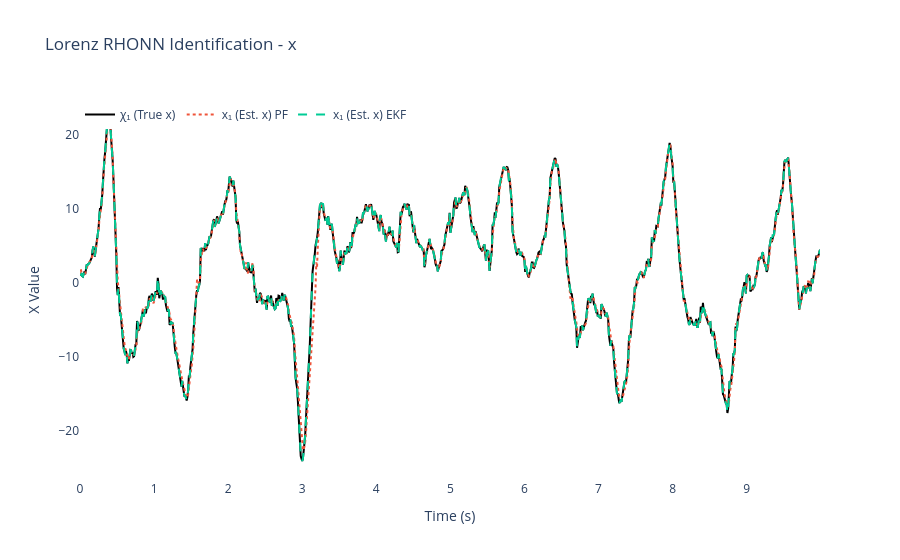
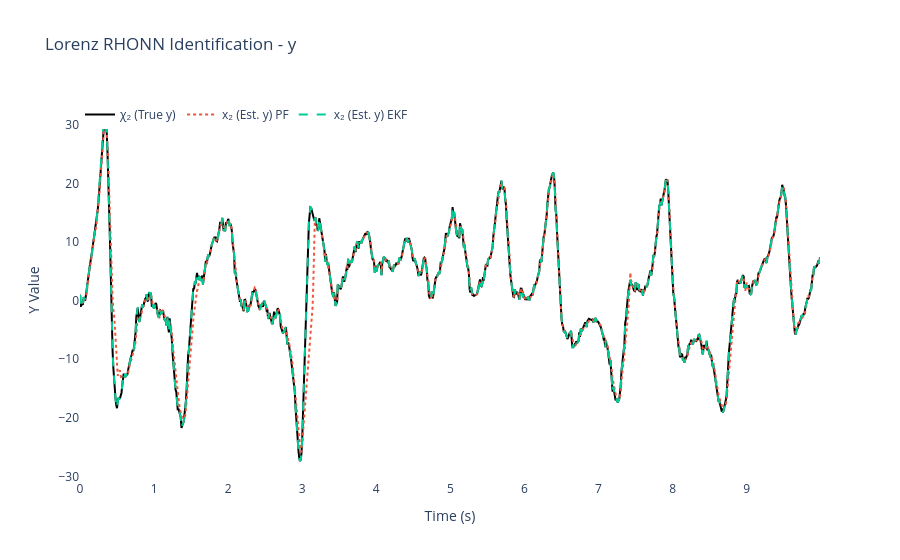
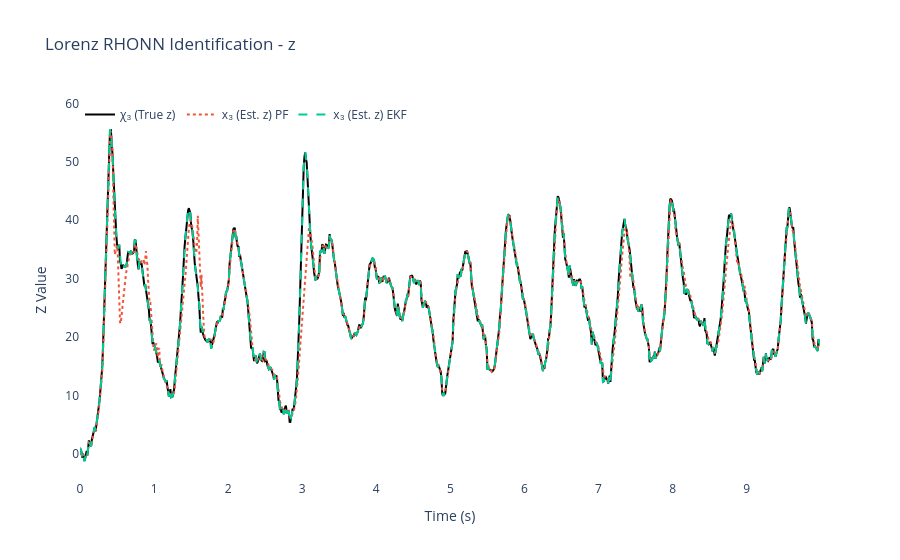
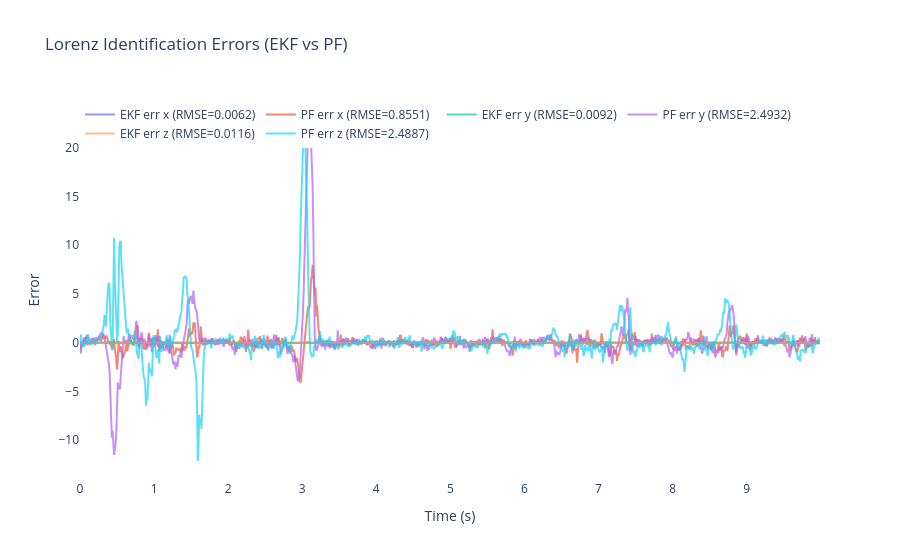

The notebook cell saved with these charts, in order:
### Markdown cell above
## 📈 Results Analysis and Performance Visualization (MSE + RMSE)

This section analyzes the simulation results and creates visualizations comparing EKF vs PF under the simplified 7-feature RHONN.

### **Performance Metrics Reported:**
- **Per-State MSE & RMSE**: x, y, z tracking quality
- **RMSE Emphasis**: Easier physical interpretability (same units as states)
- **Relative Gain**: PF typically improves both MSE and RMSE vs EKF

### **Metric Definitions:**
```
MSE  = (1/N) * Σ (x_true - x_est)^2
RMSE = sqrt(MSE)
```

### **Why Keep Both?**
- **MSE**: Highlights large deviations (quadratic penalty)
- **RMSE**: Direct scale of residual error (intuitive magnitude)

### **Visualization Set:**
1. **State Trajectories** (True vs EKF vs PF)
2. **Error Time Series** (labelled with RMSE)
3. **3D Phase Space Overlay** (attractor reconstruction quality)

### **Success Criteria:**
- PF RMSE < EKF RMSE in all states
- Smooth PF error evolution (less oscillatory)
- Closer 3D attractor overlap for PF

The following code cell computes and prints both metrics and renders the comparison figures.

### Code cell
# ============================================================
# 6) Results & plots for Lorenz System (MSE + RMSE)
# ============================================================
import numpy as np
import plotly.graph_objects as go

# MSE
mse_x1_ekf = np.mean((x_true[:, 0] - x_hat_ekf[:, 0])**2)  # x
mse_x2_ekf = np.mean((x_true[:, 1] - x_hat_ekf[:, 1])**2)  # y
mse_x3_ekf = np.mean((x_true[:, 2] - x_hat_ekf[:, 2])**2)  # z

mse_x1_pf = np.mean((x_true[:, 0] - x_hat_pf[:, 0])**2)   # x
mse_x2_pf = np.mean((x_true[:, 1] - x_hat_pf[:, 1])**2)   # y
mse_x3_pf = np.mean((x_true[:, 2] - x_hat_pf[:, 2])**2)   # z

# RMSE
rmse_x1_ekf = np.sqrt(mse_x1_ekf)
rmse_x2_ekf = np.sqrt(mse_x2_ekf)
rmse_x3_ekf = np.sqrt(mse_x3_ekf)
rmse_x1_pf  = np.sqrt(mse_x1_pf)
rmse_x2_pf  = np.sqrt(mse_x2_pf)
rmse_x3_pf  = np.sqrt(mse_x3_pf)

print("\nFinal EKF-RHONN Weights:")
for i in range(3):
    print(f"  Neuron {i+1} (x{i+1}): {ekf_trainer.weights[i]}")

print("\nFinal PF-RHONN Weight Estimates:")
pf_estimates = pf_trainer.get_estimate()
for i in range(3):
    print(f"  Neuron {i+1} (x{i+1}): {pf_estimates[i]}")

print("\n--- Performance Comparison (MSE / RMSE) ---")
print(f"EKF MSE x (x1): {mse_x1_ekf:.6f} | RMSE: {rmse_x1_ekf:.6f}")
print(f"EKF MSE y (x2): {mse_x2_ekf:.6f} | RMSE: {rmse_x2_ekf:.6f}")
print(f"EKF MSE z (x3): {mse_x3_ekf:.6f} | RMSE: {rmse_x3_ekf:.6f}")
print(f"PF  MSE x (x1): {mse_x1_pf:.6f} | RMSE: {rmse_x1_pf:.6f}")
print(f"PF  MSE y (x2): {mse_x2_pf:.6f} | RMSE: {rmse_x2_pf:.6f}")
print(f"PF  MSE z (x3): {mse_x3_pf:.6f} | RMSE: {rmse_x3_pf:.6f}")

states_info = [
    {'idx': 0, 'var': 'x', 'desc': 'Lorenz X State', 'y_label': 'X Value', 'chi': 'χ₁ (True x)', 'x': 'x₁ (Est. x)'},
    {'idx': 1, 'var': 'y', 'desc': 'Lorenz Y State', 'y_label': 'Y Value', 'chi': 'χ₂ (True y)', 'x': 'x₂ (Est. y)'},
    {'idx': 2, 'var': 'z', 'desc': 'Lorenz Z State', 'y_label': 'Z Value', 'chi': 'χ₃ (True z)', 'x': 'x₃ (Est. z)'}
]

for state_info in states_info:
    i = state_info['idx']
    trace_plant = go.Scatter(x=t_history, y=x_true[:, i], mode='lines', name=state_info['chi'], line=dict(color='black', width=2))
    trace_pf = go.Scatter(x=t_history, y=x_hat_pf[:, i], mode='lines', name=f"{state_info['x']} PF", line=dict(dash='dot'))
    trace_ekf = go.Scatter(x=t_history, y=x_hat_ekf[:, i], mode='lines', name=f"{state_info['x']} EKF", line=dict(dash='dash'))

    fig = go.Figure([trace_plant, trace_pf, trace_ekf])
    fig.update_layout(
        title=f'Lorenz RHONN Identification - {state_info["var"]}',
        xaxis_title='Time (s)',
        yaxis_title=state_info['y_label'],
        legend=dict(x=0, y=1, orientation='h'),
        font=dict(size=12),
        plot_bgcolor='white',
        paper_bgcolor='white'
    )
    fig.show()

# Errors for all three states
error_x1_ekf = x_true[:, 0] - x_hat_ekf[:, 0]
error_x2_ekf = x_true[:, 1] - x_hat_ekf[:, 1]
error_x3_ekf = x_true[:, 2] - x_hat_ekf[:, 2]
error_x1_pf = x_true[:, 0] - x_hat_pf[:, 0]
error_x2_pf = x_true[:, 1] - x_hat_pf[:, 1]
error_x3_pf = x_true[:, 2] - x_hat_pf[:, 2]

fig2 = go.Figure()
fig2.add_trace(go.Scatter(x=t_history, y=error_x1_ekf, mode='lines', name=f'EKF err x (RMSE={rmse_x1_ekf:.4f})', opacity=0.7))
fig2.add_trace(go.Scatter(x=t_history, y=error_x1_pf, mode='lines', name=f'PF err x (RMSE={rmse_x1_pf:.4f})', opacity=0.7))
fig2.add_trace(go.Scatter(x=t_history, y=error_x2_ekf, mode='lines', name=f'EKF err y (RMSE={rmse_x2_ekf:.4f})', opacity=0.7))
fig2.add_trace(go.Scatter(x=t_history, y=error_x2_pf, mode='lines', name=f'PF err y (RMSE={rmse_x2_pf:.4f})', opacity=0.7))
fig2.add_trace(go.Scatter(x=t_history, y=error_x3_ekf, mode='lines', name=f'EKF err z (RMSE={rmse_x3_ekf:.4f})', opacity=0.7))
fig2.add_trace(go.Scatter(x=t_history, y=error_x3_pf, mode='lines', name=f'PF err z (RMSE={rmse_x3_pf:.4f})', opacity=0.7))
fig2.update_layout(
    title='Lorenz Identification Errors (EKF vs PF)',
    xaxis_title='Time (s)',
    yaxis_title='Error',
    legend=dict(x=0, y=1, orientation='h'),
    font=dict(size=12),
    plot_bgcolor='white',
    paper_bgcolor='white'
)
fig2.show()

# 3D Phase space
fig3d = go.Figure()
fig3d.add_trace(go.Scatter3d(x=x_true[:, 0], y=x_true[:, 1], z=x_true[:, 2], mode='lines', name='True', line=dict(color='black', width=3)))
fig3d.add_trace(go.Scatter3d(x=x_hat_ekf[:, 0], y=x_hat_ekf[:, 1], z=x_hat_ekf[:, 2], mode='lines', name='EKF', line=dict(color='red', width=2, dash='dash')))
fig3d.add_trace(go.Scatter3d(x=x_hat_pf[:, 0], y=x_hat_pf[:, 1], z=x_hat_pf[:, 2], mode='lines', name='PF', line=dict(color='blue', width=2, dash='dot')))
fig3d.update_layout(title='Lorenz - 3D Phase Space (EKF vs PF)', scene=dict(xaxis_title='X', yaxis_title='Y', zaxis_title='Z'), font=dict(size=12))
fig3d.show()

### Figure 1 — Plotly figure (JSON) as saved in the notebook; plotly's stock layout.template omitted (floating-point values rounded to 4 significant figures; data arrays with more than 128 entries replaced by an {"elided": "..."} marker saying what was removed)
{"data": [{"line": {"color": "black", "width": 2}, "mode": "lines", "name": "χ₁ (True x)", "type": "scatter", "x": {"elided": "1000 float values"}, "y": {"elided": "1000 float values"}}, {"line": {"dash": "dot"}, "mode": "lines", "name": "x₁ (Est. x) PF", "type": "scatter", "x": {"elided": "1000 float values"}, "y": {"elided": "1000 float values"}}, {"line": {"dash": "dash"}, "mode": "lines", "name": "x₁ (Est. x) EKF", "type": "scatter", "x": {"elided": "1000 float values"}, "y": {"elided": "1000 float values"}}], "layout": {"font": {"size": 12}, "legend": {"orientation": "h", "x": 0, "y": 1}, "paper_bgcolor": "white", "plot_bgcolor": "white", "title": {"text": "Lorenz RHONN Identification - x"}, "xaxis": {"title": {"text": "Time (s)"}}, "yaxis": {"title": {"text": "X Value"}}}}

### Figure 2 — Plotly figure (JSON) as saved in the notebook; plotly's stock layout.template omitted (floating-point values rounded to 4 significant figures; data arrays with more than 128 entries replaced by an {"elided": "..."} marker saying what was removed)
{"data": [{"line": {"color": "black", "width": 2}, "mode": "lines", "name": "χ₂ (True y)", "type": "scatter", "x": {"elided": "1000 float values"}, "y": {"elided": "1000 float values"}}, {"line": {"dash": "dot"}, "mode": "lines", "name": "x₂ (Est. y) PF", "type": "scatter", "x": {"elided": "1000 float values"}, "y": {"elided": "1000 float values"}}, {"line": {"dash": "dash"}, "mode": "lines", "name": "x₂ (Est. y) EKF", "type": "scatter", "x": {"elided": "1000 float values"}, "y": {"elided": "1000 float values"}}], "layout": {"font": {"size": 12}, "legend": {"orientation": "h", "x": 0, "y": 1}, "paper_bgcolor": "white", "plot_bgcolor": "white", "title": {"text": "Lorenz RHONN Identification - y"}, "xaxis": {"title": {"text": "Time (s)"}}, "yaxis": {"title": {"text": "Y Value"}}}}

### Figure 3 — Plotly figure (JSON) as saved in the notebook; plotly's stock layout.template omitted (floating-point values rounded to 4 significant figures; data arrays with more than 128 entries replaced by an {"elided": "..."} marker saying what was removed)
{"data": [{"line": {"color": "black", "width": 2}, "mode": "lines", "name": "χ₃ (True z)", "type": "scatter", "x": {"elided": "1000 float values"}, "y": {"elided": "1000 float values"}}, {"line": {"dash": "dot"}, "mode": "lines", "name": "x₃ (Est. z) PF", "type": "scatter", "x": {"elided": "1000 float values"}, "y": {"elided": "1000 float values"}}, {"line": {"dash": "dash"}, "mode": "lines", "name": "x₃ (Est. z) EKF", "type": "scatter", "x": {"elided": "1000 float values"}, "y": {"elided": "1000 float values"}}], "layout": {"font": {"size": 12}, "legend": {"orientation": "h", "x": 0, "y": 1}, "paper_bgcolor": "white", "plot_bgcolor": "white", "title": {"text": "Lorenz RHONN Identification - z"}, "xaxis": {"title": {"text": "Time (s)"}}, "yaxis": {"title": {"text": "Z Value"}}}}

### Figure 4 — Plotly figure (JSON) as saved in the notebook; plotly's stock layout.template omitted (floating-point values rounded to 4 significant figures; data arrays with more than 128 entries replaced by an {"elided": "..."} marker saying what was removed)
{"data": [{"mode": "lines", "name": "EKF err x (RMSE=0.0062)", "opacity": 0.7, "type": "scatter", "x": {"elided": "1000 float values"}, "y": {"elided": "1000 float values"}}, {"mode": "lines", "name": "PF err x (RMSE=0.8551)", "opacity": 0.7, "type": "scatter", "x": {"elided": "1000 float values"}, "y": {"elided": "1000 float values"}}, {"mode": "lines", "name": "EKF err y (RMSE=0.0092)", "opacity": 0.7, "type": "scatter", "x": {"elided": "1000 float values"}, "y": {"elided": "1000 float values"}}, {"mode": "lines", "name": "PF err y (RMSE=2.4932)", "opacity": 0.7, "type": "scatter", "x": {"elided": "1000 float values"}, "y": {"elided": "1000 float values"}}, {"mode": "lines", "name": "EKF err z (RMSE=0.0116)", "opacity": 0.7, "type": "scatter", "x": {"elided": "1000 float values"}, "y": {"elided": "1000 float values"}}, {"mode": "lines", "name": "PF err z (RMSE=2.4887)", "opacity": 0.7, "type": "scatter", "x": {"elided": "1000 float values"}, "y": {"elided": "1000 float values"}}], "layout": {"font": {"size": 12}, "legend": {"orientation": "h", "x": 0, "y": 1}, "paper_bgcolor": "white", "plot_bgcolor": "white", "title": {"text": "Lorenz Identification Errors (EKF vs PF)"}, "xaxis": {"title": {"text": "Time (s)"}}, "yaxis": {"title": {"text": "Error"}}}}
